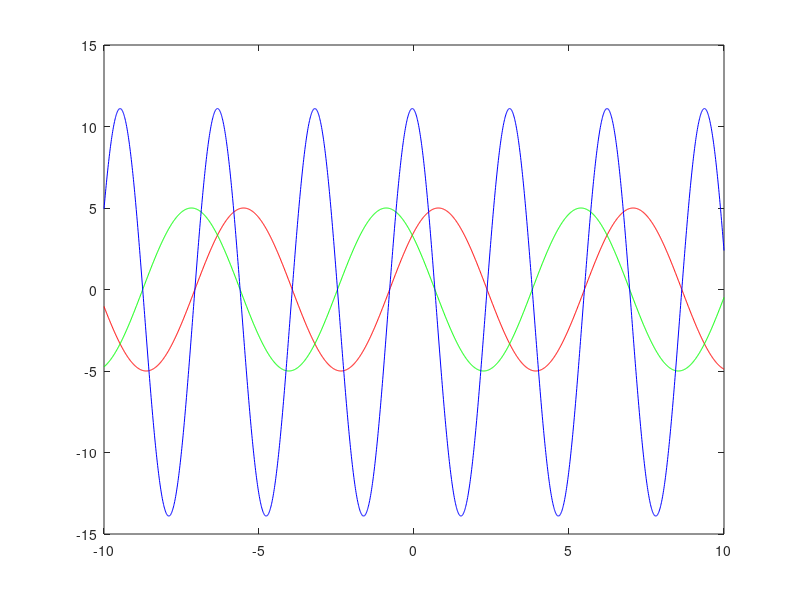

Here is the MATLAB script that generated this plot:
%% clear
clc
clear all
close all

%% inputs
a1 = input('Enter a1 : ');
a2 = input('Enter a2 : ');

%% declare
t = -10:0.01:10;
y1 = a1 * sin(pi / 4 + t);
y2 = a2 * cos(2 * pi / 7 + t);
y3 = y1 .* y2;

%% plot
plot(t, y1, 'r', t, y2, 'g', t, y3, 'b');
